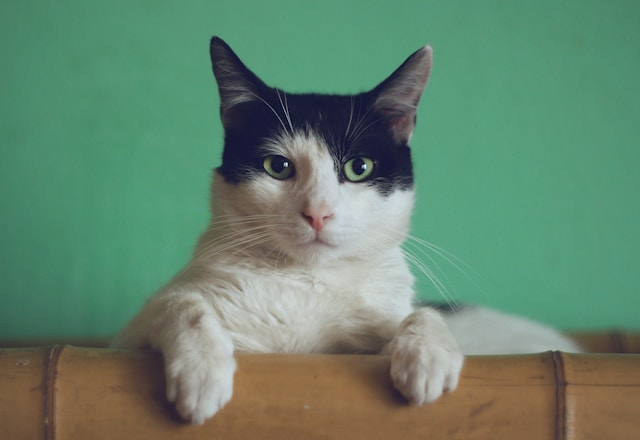
#> input picture data/cat.jpg, 640 x 440 px
$ python adaptive_threshold.py
#> lines starting #> are read from the running program, lines starting #| are printed output that depends on the picture; after the words box and inside, x2 and y2 are one past the last pixel; in counts of white or black regions, pixels touching at a corner belong together
import os
import cv2


# img = cv2.imread(os.path.join('.','data','hadwritten.jpg'))
img = cv2.imread(os.path.join('.','data','cat.jpg'))
#> img is the input picture: shape (440, 640, 3); mean B, G, R 109.9, 132.7, 100.8

img_gray = cv2.cvtColor(img, cv2.COLOR_BGR2GRAY)
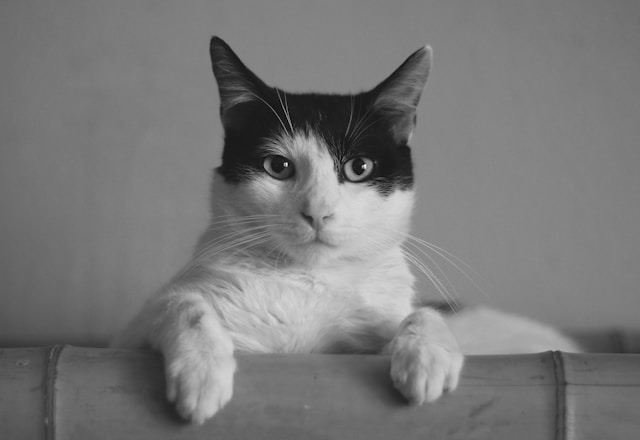
#> img_gray: shape (440, 640); min 1, max 245, mean 120.5

ret, thresh = cv2.threshold(img_gray, 120, 255, cv2.THRESH_BINARY)
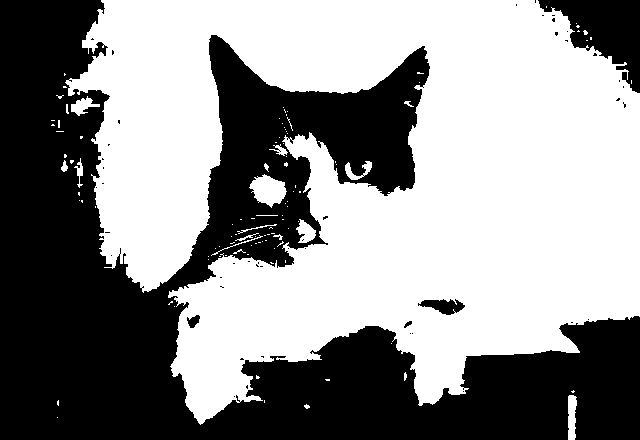
#> thresh: shape (440, 640); 55.7% white; 48 black regions (43 under 20 px), largest, box (x1, y1, x2, y2) and area: (0, 0, 640, 440) 119326, (538, 0, 640, 93) 4612, (418, 299, 465, 315) 433, (187, 315, 200, 328) 104, (404, 321, 412, 328) 29

thresh_adaptive = cv2.adaptiveThreshold(img_gray, 255, cv2.ADAPTIVE_THRESH_GAUSSIAN_C, cv2.THRESH_BINARY, 11, 2)
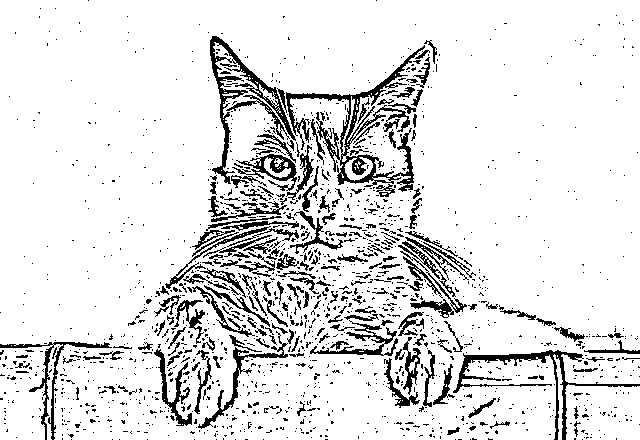
#> thresh_adaptive: shape (440, 640); 88.3% white; black in thin lines or dots

cv2.imshow('img',img)
cv2.imshow('thresh',thresh)
cv2.imshow('thresh_adaptive',thresh_adaptive)
cv2.waitKey(0)
